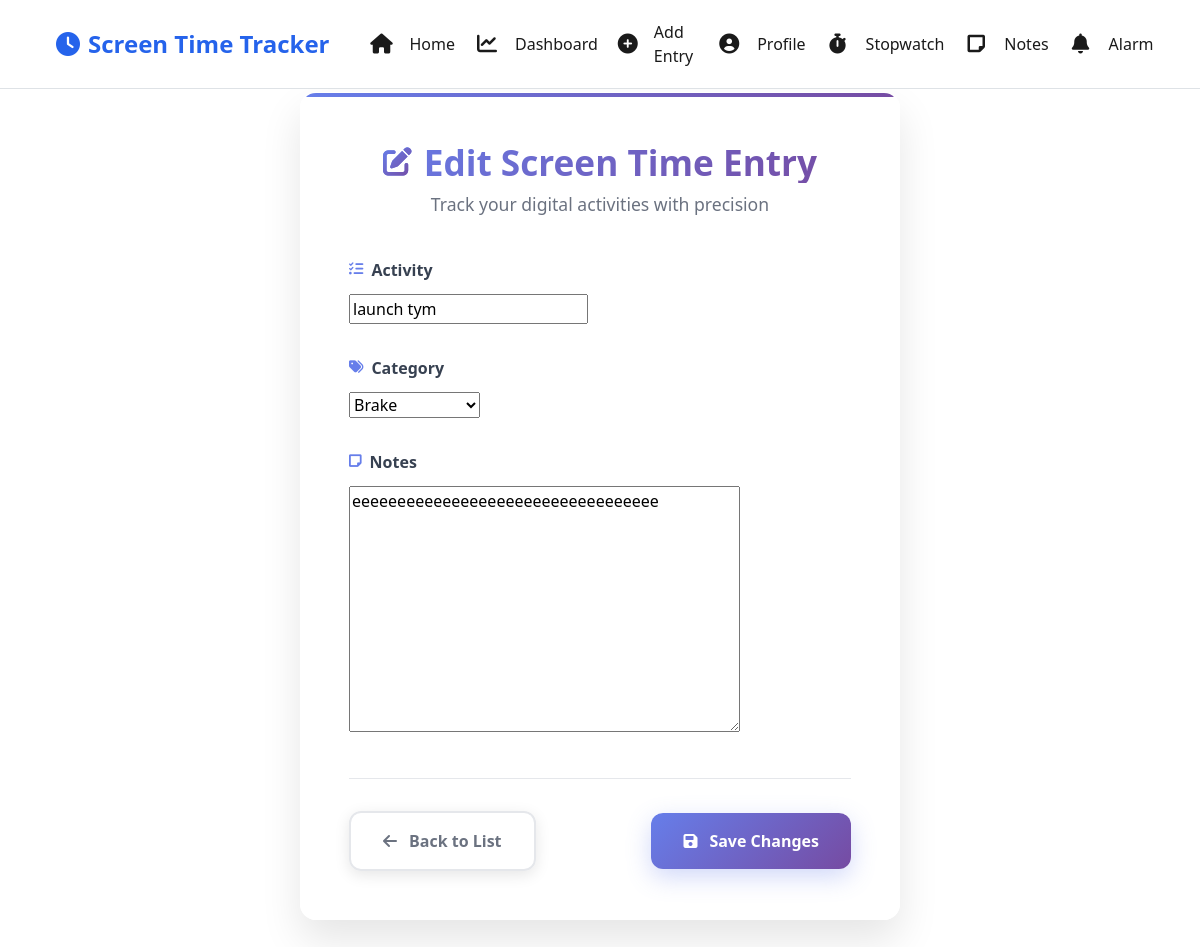
The app's page /edit/24/ (signed in) with its own data.
### tracker/models.py (models this page shows, shortened)
class ScreenTimeEntry(models.Model):
    CATEGORY_CHOICES = [
        ('work', 'Work'),
        ('study', 'Study'),
        ('entertainment', 'Entertainment'),
        ('gaming', 'Gaming'),
        ('social', 'Social'),
        ('sleep', 'Sleep'),
        ('brake', 'Brake'),
    ]
    user = models.ForeignKey(User, on_delete=models.CASCADE, null=True, blank=True)
    activity = models.CharField(max_length=100)
    category = models.CharField(max_length=50, choices=CATEGORY_CHOICES, default='work')
    start_time = models.DateTimeField()
    end_time = models.DateTimeField(null=True, blank=True)
    duration = models.IntegerField(null=True, blank=True)  # Duration in minutes
    notes = models.TextField(blank=True, null=True)  # Made explicitly nullable
    created_at = models.DateTimeField(default=timezone.now)
    updated_at = models.DateTimeField(auto_now=True)

### tracker/views.py (the view)
# urls.py: path('edit/<int:entry_id>/', views.edit_entry, name='edit_entry'),
@login_required
def edit_entry(request, entry_id):
    entry = get_object_or_404(ScreenTimeEntry, id=entry_id, user=request.user)
    if request.method == 'POST':
        form = ScreenTimeForm(request.POST, instance=entry)
        if form.is_valid():
            form.save()
            messages.success(request, 'Screen time entry updated successfully!')
            return redirect('list_entries')
    else:
        form = ScreenTimeForm(instance=entry)
    return render(request, 'add_entry.html', {'form': form, 'is_edit': True})

### tracker/forms.py
class ScreenTimeForm(forms.ModelForm):
    class Meta:
        model = ScreenTimeEntry
        fields = ['activity', 'category', 'notes']
        widgets = {
            'activity': forms.TextInput(attrs={'placeholder': 'What are you working on?', 'required': True}),
            'notes': forms.Textarea(attrs={'placeholder': 'Add any additional notes...'}),
        }

### tracker/templates/add_entry.html (shortened to what this page needs)
{% extends 'tracker/base.html' %}
{% block content %}
<div class="container">
    <div class="form-container">
        <div class="form-header">
            <h1 class="form-title">
                {% if is_edit %}
                    <i class="fas fa-edit"></i> Edit Screen Time Entry
                {% else %}
                    <i class="fas fa-plus"></i> Add Screen Time Entry
                {% endif %}
            </h1>
            <div class="form-subtitle">Track your digital activities with precision</div>
        </div>
        <form method="post" class="needs-validation professional-form" novalidate>
            <div class="form-group">
                <label for="{{ form.activity.id_for_label }}" class="form-label">
                    <i class="fas fa-tasks"></i> Activity
                </label>
                {{ form.activity }}
            </div>
            <div class="form-group">
                <label for="{{ form.category.id_for_label }}" class="form-label">
                    <i class="fas fa-tags"></i> Category
                </label>
                {{ form.category }}
            </div>
            <div class="form-group">
                <label for="{{ form.notes.id_for_label }}" class="form-label">
                    <i class="fas fa-sticky-note"></i> Notes
                </label>
                {{ form.notes }}
            </div>
            <div class="form-actions">
                <a href="{% url 'list_entries' %}" class="btn btn-outline-secondary btn-animated">
                    <i class="fas fa-arrow-left"></i>
                    <span>Back to List</span>
                </a>
                <button type="submit" class="btn btn-primary btn-animated">
                    {% if is_edit %}
                        <i class="fas fa-save"></i>
                        <span>Save Changes</span>
                    {% else %}
                        <i class="fas fa-plus"></i>
                        <span>Add Entry</span>
                    {% endif %}
                </button>
            </div>
        </form>
    </div>
</div>
{% endblock %}

### tracker/templates/tracker/base.html (style rules this page uses)
:root { --bg-primary: #ffffff; --bg-secondary: #f8f9fa; --text-primary: #1a1a1a; --text-secondary: #6c757d; --border-color: #dee2e6; --card-bg: #ffffff; --card-border: #e9ecef; --shadow: 0 2px 4px rgba(0, 0, 0, 0.05); --primary-color: #2563eb; --success-color: #10b981; --danger-color: #ef4444; --warning-color: #f59e0b; --info-color: #3b82f6; --navbar-bg: #ffffff; --navbar-border: #dee2e6; --navbar-hover: #f8f9fa; --navbar-active: #e9ecef; }
body { background-color: var(--bg-primary); color: var(--text-primary); transition: background-color 0.3s ease, color 0.3s ease; padding-top: 60px; }

### tracker/templates/add_entry.html (style rules this page uses)
:root { --primary-gradient: linear-gradient(135deg, #667eea 0%, #764ba2 100%); --secondary-gradient: linear-gradient(135deg, #f093fb 0%, #f5576c 100%); --success-gradient: linear-gradient(135deg, #4facfe 0%, #00f2fe 100%); --card-shadow: 0 20px 40px rgba(0, 0, 0, 0.1); --hover-shadow: 0 25px 50px rgba(0, 0, 0, 0.15); --border-radius: 16px; --transition: all 0.3s cubic-bezier(0.4, 0, 0.2, 1); }
.form-container { background: rgba(255, 255, 255, 0.95); backdrop-filter: blur(20px); border-radius: var(--border-radius); box-shadow: var(--card-shadow); padding: 3rem; margin: 2rem auto; max-width: 600px; border: 1px solid rgba(255, 255, 255, 0.2); position: relative; overflow: hidden; transition: var(--transition); }
.form-container::before { content: ''; position: absolute; top: 0; left: 0; right: 0; height: 4px; background: var(--primary-gradient); border-radius: var(--border-radius) var(--border-radius) 0 0; }
.form-header { text-align: center; margin-bottom: 2.5rem; }
.form-title { font-size: 2.2rem; font-weight: 700; background: var(--primary-gradient); -webkit-background-clip: text; -webkit-text-fill-color: transparent; background-clip: text; margin-bottom: 0.5rem; display: flex; align-items: center; justify-content: center; gap: 0.75rem; }
.form-title i { font-size: 1.8rem; background: var(--primary-gradient); -webkit-background-clip: text; -webkit-text-fill-color: transparent; background-clip: text; }
.form-subtitle { color: #6b7280; font-size: 1.1rem; font-weight: 400; }
.professional-form { position: relative; }
.form-group { margin-bottom: 2rem; position: relative; }
.form-label { font-weight: 600; color: #374151; margin-bottom: 0.75rem; display: flex; align-items: center; gap: 0.5rem; font-size: 1rem; transition: var(--transition); }
.form-label i { color: #667eea; font-size: 0.9rem; }
.form-actions { display: flex; justify-content: space-between; align-items: center; gap: 1rem; margin-top: 2.5rem; padding-top: 2rem; border-top: 1px solid #e5e7eb; }
.btn { padding: 1rem 2rem; border-radius: 12px; font-weight: 600; font-size: 1rem; transition: var(--transition); border: none; cursor: pointer; position: relative; overflow: hidden; display: flex; align-items: center; gap: 0.75rem; text-decoration: none; min-width: 140px; justify-content: center; }
.btn-animated { position: relative; overflow: hidden; }
.btn-animated::before { content: ''; position: absolute; top: 0; left: -100%; width: 100%; height: 100%; background: linear-gradient(90deg, transparent, rgba(255, 255, 255, 0.2), transparent); transition: left 0.5s; }
.btn-primary { background: var(--primary-gradient); color: white; box-shadow: 0 8px 25px rgba(102, 126, 234, 0.3); }
.btn-outline-secondary { background: rgba(255, 255, 255, 0.9); border: 2px solid #e5e7eb; color: #6b7280; box-shadow: 0 4px 15px rgba(0, 0, 0, 0.1); }
.form-group { position: relative; }

### records on screen
ScreenTimeEntry: activity "launch tym", category "Brake", notes "eeeeeeeeeeeeeeeeeeeeeeeeeeeeeeeeee"
